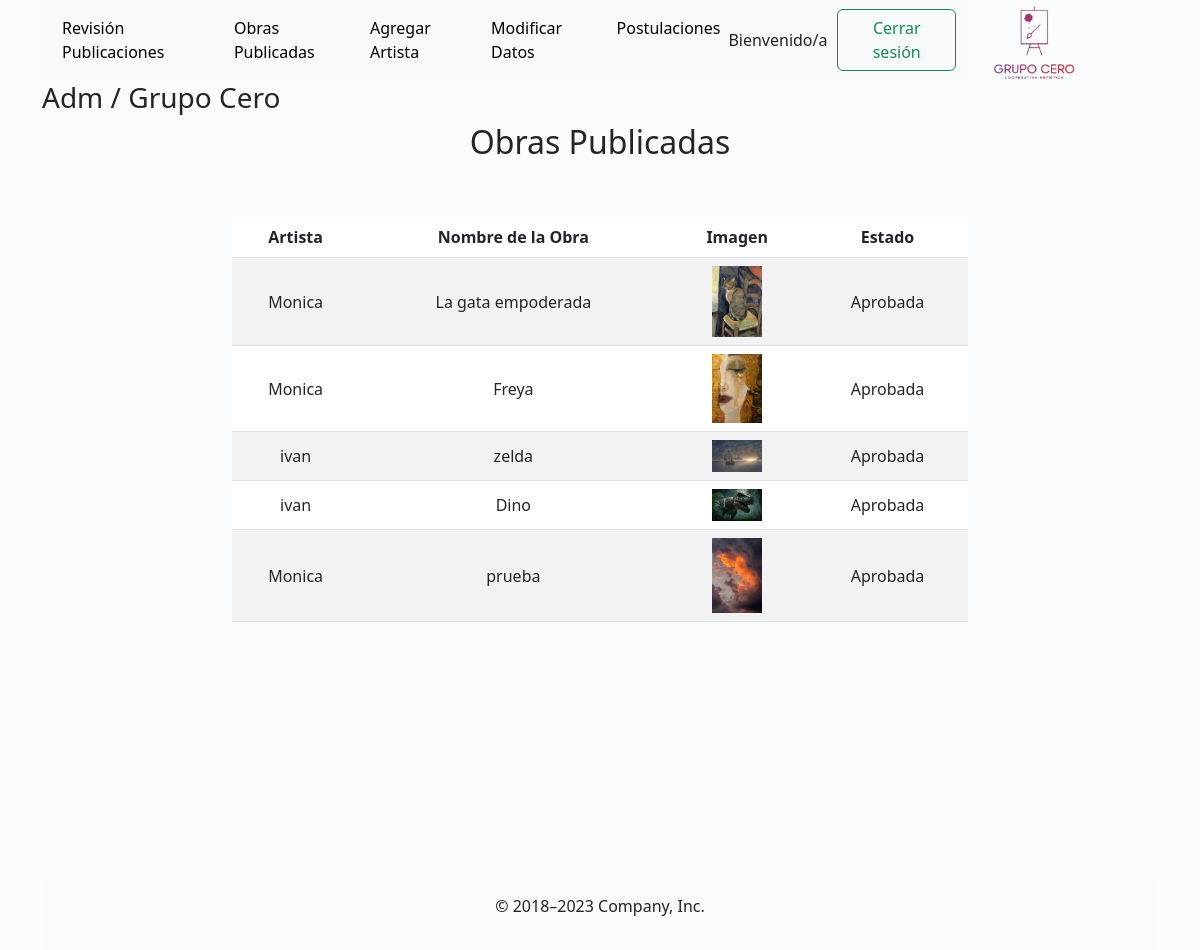
The page /obraspublicadasadmin/ on the database its author committed.
### gcweb/models.py (models this page shows, shortened)
class PublicacionArt(models.Model):
    nombre_obra = models.CharField(max_length=50)
    descripcion_obra = models.TextField(max_length=200)
    tecnica_obra = models.CharField(max_length=50)
    valor_obra = models.PositiveSmallIntegerField()
    categoria=models.ForeignKey(Categoria, on_delete=models.PROTECT, null=True)
    artista=models.ForeignKey(User, on_delete=models.CASCADE, null=True)
    imagen_obra = models.ImageField(upload_to="obras", null=True)
    estado = models.IntegerField(choices=estados, default=0)
    mensaje_rechazo = models.TextField(max_length=200, null=True)

### gcweb/views.py (the view)
# urls.py: path('obraspublicadasadmin/',obrasPublicadasAdmin,name="obrasPublicadasAdmin"),
def obrasPublicadasAdmin(request):
    publicaciones = PublicacionArt.objects.all()
    data = {
        "publicaciones": publicaciones
    }
    return render(request, "obrasPublicadasAdmin.html", data)

### gcweb/templates/obrasPublicadasAdmin.html (shortened to what this page needs)
{% extends 'baseAdmin.html' %}
{% load static %}
{% load crispy_forms_tags %}
{% block contenido3 %}
<div class="container" id="OP2">
    <div class="row">
        <div class="col-12 text-center">
            <h2>Obras Publicadas</h2>
            <br><br>
        </div>
    </div>
</div>
<div class="container">
    <div class="row justify-content-center">
        <div class="col-8">
            <div class="table-responsive">
                <table class="table table-striped table-hover">
                    <thead class="thead-light">
                        <tr>
                            <th scope="col">Artista</th>
                            <th scope="col">Nombre de la Obra</th>
                            <th scope="col">Imagen</th>
                            <th scope="col">Estado</th>
                        </tr>
                    </thead>
                    <tbody>
                        {% for pub in publicaciones %}
                        {% if pub.estado == 1 %}
                        <tr>
                            <td>{{pub.artista}}</td>
                            <td>{{pub.nombre_obra}}</td>
                            <td>
                                <img src="{{ pub.imagen_obra.url }}" alt="Imagen de la obra" width="50" class="enlarge-image">
                            </td>
                            <td>Aprobada</td>
                        </tr>
                        {% endif %}
                        {% endfor %}
                    </tbody>
                </table>
            </div>
        </div>
    </div>
{% endblock %}

### gcweb/templates/baseAdmin.html (shortened to what this page needs)
<!DOCTYPE html>
<html lang="es">
<head>
    <link href="https://cdn.jsdelivr.net/npm/bootstrap@5.3.0-alpha2/dist/css/bootstrap.min.css" rel="stylesheet"
 />
    {% load static %}
    <link href="https://cdn.jsdelivr.net/npm/sweetalert2@11.7/dist/sweetalert2.min.css" rel="stylesheet">
</head>
<body>
    <div class="container" id="OP">
        <div class="row">
            <div class="col-10">
                <nav class="navbar navbar-expand-lg bg-body-tertiary">
                    <div class="container-fluid">
                        <div class="collapse navbar-collapse" id="navbarTogglerDemo01">
                            <ul class="navbar-nav me-auto mb-2 mb-lg-0">
                                <li class="nav-item">
                                    <a class="nav-link active" aria-current="page"
                                        href="{% url 'revisionadmin' %}">Revisión Publicaciones</a>
                                </li>
                                <li class="nav-item">
                                    <a class="nav-link active" aria-current="page"
                                        href="{% url 'obrasPublicadasAdmin' %}">Obras Publicadas</a>
                                </li>
                                <li class="nav-item">
                                    <a class="nav-link active" aria-current="page"
                                        href="{% url 'agregar' %}">Agregar Artista</a>
                                </li>
                                <li class="nav-item">
                                    <a class="nav-link active" aria-current="page"
                                        href="{% url 'listar' %}">Modificar Datos</a>
                                </li>
                                <a class="nav-link active" aria-current="page"
                                href="{% url 'postulaciones' %}">Postulaciones</a>
                            </ul>
                            <a class="nav-link" aria-current="page">Bienvenido/a {{user.username}}</a>
                            <a href="{% url 'logout' %}"><button class="btn btn-outline-success" type="button">Cerrar
                                    sesión</button></a>
                        </div>
                    </div>
                </nav>
            </div>
            <div class="col-2"><img src="{% static './imagenes/Logo4.png' %}" class="d-block w-50"></div>
        </div>
    </div>
    <div class="container" id="OP1">
        <div class="row">
            <div class="col-4">
                <h3>Adm / Grupo Cero</h3>
            </div>
            <div class="col-4"></div>
            <div class="col-4"></div>
        </div>
    </div>
    <main>
        <div id="contenido3">
            {% block contenido3 %}
            {% endblock %}
    </main>
    <br><br><br><br>
    <br><br><br><br>
    <br><br>
    <footer class="container">
        <div  class="text-center p-3" style="background-color: rgba(244, 242, 246, 0.2)">
            <p>© 2018–2023 Company, Inc.
            </p>
    </div>
</footer>

### gcweb/templates/baseAdmin.html (style rules this page uses)
body { background-color: rgba(249, 251, 252, 0.785); }

### gcweb/templates/obrasPublicadasAdmin.html (style rules this page uses)
.table td, .table th { vertical-align: middle; text-align: center; }
.enlarge-image { transition: transform 0.3s; }

### rows shown on the page
PublicacionArt: artista "Monica", nombre_obra "La gata empoderada", imagen_obra (picture)
PublicacionArt: artista "Monica", nombre_obra "Freya", imagen_obra (picture)
PublicacionArt: artista "ivan", nombre_obra "zelda", imagen_obra (picture)
PublicacionArt: artista "ivan", nombre_obra "Dino", imagen_obra (picture)
PublicacionArt: artista "Monica", nombre_obra "prueba", imagen_obra (picture)
